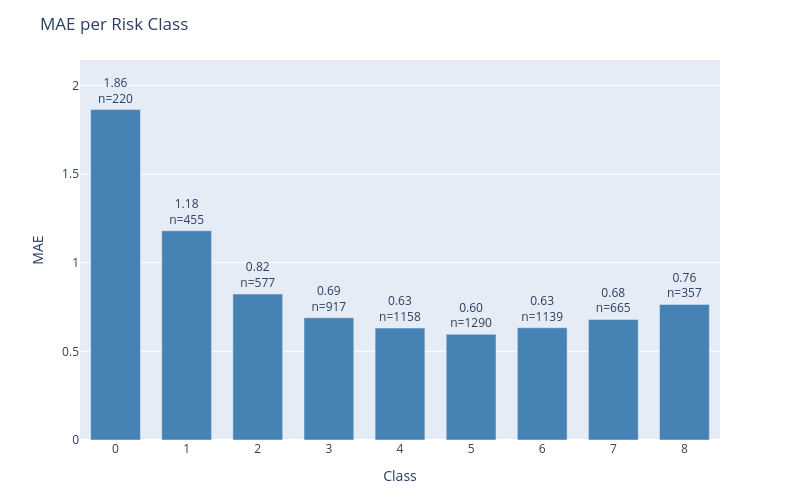

Here is the notebook cell this chart was saved with:
### Code cell
plot_error_by_group(
    df=results_test,
    y_true_col='actual',
    y_pred_col='prediction',
    group_by='class',
    metric='mae',
    title='MAE per Risk Class'
)

### Figure 1 — Plotly figure (JSON) as saved in the notebook; plotly's stock layout.template omitted (floating-point values rounded to 4 significant figures)
{"data": [{"marker": {"color": "steelblue"}, "text": ["1.86<br>n=220", "1.18<br>n=455", "0.82<br>n=577", "0.69<br>n=917", "0.63<br>n=1158", "0.60<br>n=1290", "0.63<br>n=1139", "0.68<br>n=665", "0.76<br>n=357"], "textposition": "outside", "type": "bar", "x": ["0", "1", "2", "3", "4", "5", "6", "7", "8"], "y": [1.864, 1.18, 0.8232, 0.6892, 0.6313, 0.5961, 0.633, 0.6797, 0.7647]}], "layout": {"bargap": 0.3, "height": 500, "margin": {"b": 60, "t": 60}, "title": {"text": "MAE per Risk Class"}, "uniformtext": {"minsize": 8, "mode": "hide"}, "width": 800, "xaxis": {"title": {"text": "Class"}}, "yaxis": {"range": [0, 2.143], "title": {"text": "MAE"}}}}
